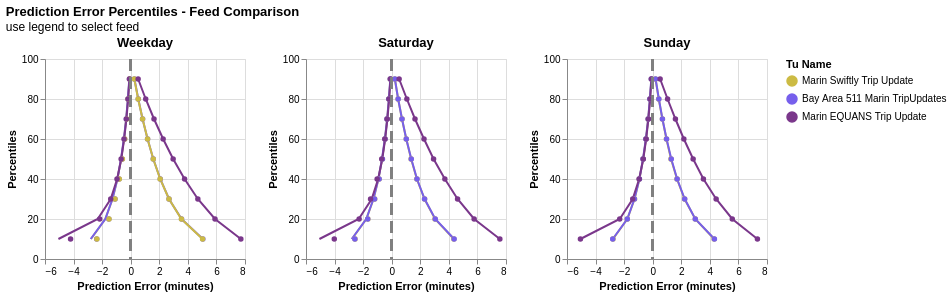

Write notebook code for a chart like this one.
### Code cell
day_types = ["Weekday", "Saturday", "Sunday"]

chart_list = [
    percentile_chart_for_day_type(operator_deciles_df, d) 
    for d in day_types
]

alt.hconcat(*chart_list).properties(
    title={
        "text": "Prediction Error Percentiles - Feed Comparison",
        "subtitle": "use legend to select feed"
    }
)
